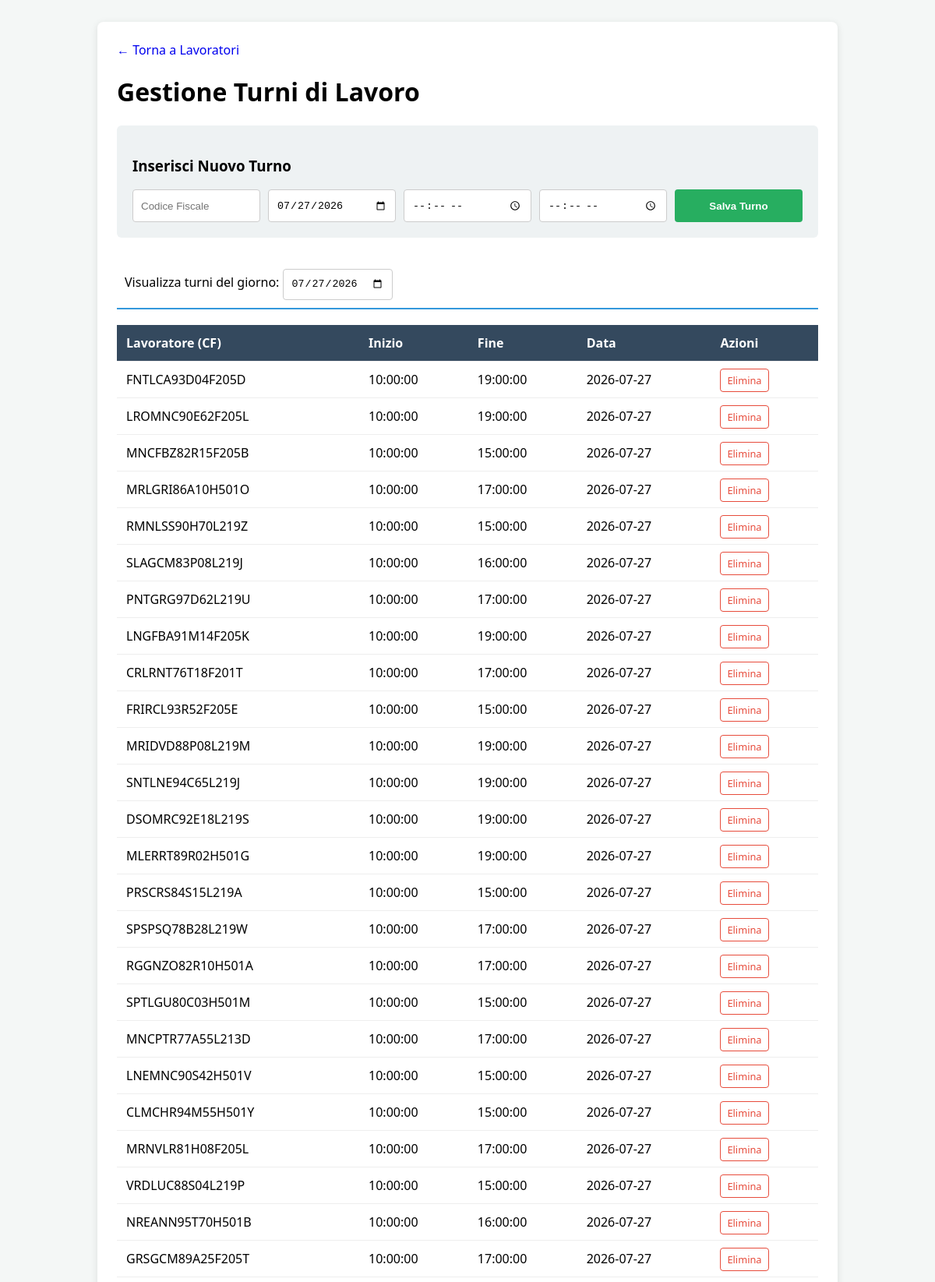
The app's page /turni_di_lavoro_admin.php?data_sel=2026-07-27 (upper part) with its own data.
### tables this page shows
create table TURNO_DI_LAVORO (
     CF varchar(20) not null,
     oraInizio varchar(10) not null,
     oraFine varchar(10) not null,
     data date not null,
     constraint ID_TURNO_DI_LAVORO_ID primary key (CF, oraInizio, data));

### src/db/database.php (called while the page is built, shortened)
<?php
class DatabaseHelper {
    private $db;
    public function __construct($servername, $username, $password, $dbname, $port){
        $this->db = new mysqli($servername, $username, $password, $dbname, $port);
    }
    public function getTurniPerData($data) {
        $query = "SELECT * FROM turno_di_lavoro WHERE data = ? ORDER BY oraInizio ASC";
        $stmt = $this->db->prepare($query);
        $stmt->bind_param("s", $data);
        $stmt->execute();
        return $stmt->get_result()->fetch_all(MYSQLI_ASSOC);
    }
}
?>

### src/config/config.php (called while the page is built, shortened)
<?php
require_once("db/database.php");
$dbh = new DatabaseHelper("127.0.0.1", "root", "", "parco_divertimenti_db", 3306);
?>

### src/turni_di_lavoro_admin.php (the view, shortened to what this page needs)
<?php
require 'config/config.php';
$dataSelezionata = $_GET['data_sel'] ?? '2026-07-28';
$turni = $dbh->getTurniPerData($dataSelezionata);
?>
<!DOCTYPE html>
<html lang="it">
<head>
</head>
<body>
<div class="container">
    <a href="sezione_lavoratori_admin.php" style="text-decoration:none;">&larr; Torna a Lavoratori</a>
    <h1>Gestione Turni di Lavoro</h1>
    <div class="form-box">
        <h3>Inserisci Nuovo Turno</h3>
        <form method="POST">
            <div class="grid-form">
                <input type="text" name="cf" placeholder="Codice Fiscale" required>
                <input type="date" name="data" value="<?php echo $dataSelezionata; ?>" required>
                <input type="time" name="oraInizio" required title="Ora Inizio">
                <input type="time" name="oraFine" required title="Ora Fine">
                <button type="submit" class="btn-add">Salva Turno</button>
            </div>
        </form>
    </div>
    <div class="filter-box">
        <form method="GET">
            <label>Visualizza turni del giorno: </label>
            <input type="date" name="data_sel" value="<?php echo $dataSelezionata; ?>" onchange="this.form.submit()">
        </form>
    </div>
    <table>
        <thead>
            <tr>
                <th>Lavoratore (CF)</th>
                <th>Inizio</th>
                <th>Fine</th>
                <th>Data</th>
                <th>Azioni</th>
            </tr>
        </thead>
        <tbody>
            <?php if(empty($turni)): ?>
                <tr><td colspan="5" style="text-align:center;">Nessun turno programmato per questa data.</td></tr>
            <?php else: ?>
                <?php foreach ($turni as $t): ?>
                <tr>
                    <td><?php echo htmlspecialchars($t['CF']); ?></td>
                    <td><?php echo htmlspecialchars($t['oraInizio']); ?></td>
                    <td><?php echo htmlspecialchars($t['oraFine']); ?></td>
                    <td><?php echo htmlspecialchars($t['data']); ?></td>
                    <td>
                        <a href="?elimina_cf=<?php echo $t['CF']; ?>&data_t=<?php echo $t['data']; ?>&inizio_t=<?php echo $t['oraInizio']; ?>"
                           class="btn-del"
                           onclick="return confirm('Eliminare questo turno?')">Elimina</a>
                    </td>
                </tr>
                <?php endforeach; ?>
            <?php endif; ?>
        </tbody>
    </table>
</div>
</body>
</html>

### src/turni_di_lavoro_admin.php (style rules this page uses)
body { font-family: 'Segoe UI', sans-serif; background: #f4f7f6; padding: 20px; }
.container { max-width: 900px; margin: 0 auto; background: white; padding: 25px; border-radius: 8px; box-shadow: 0 2px 10px rgba(0,0,0,0.1); }
.form-box { background: #eef2f3; padding: 20px; border-radius: 6px; margin-bottom: 30px; }
.grid-form { display: grid; grid-template-columns: repeat(auto-fit, minmax(150px, 1fr)); gap: 10px; }
input, button { padding: 10px; border: 1px solid #ccc; border-radius: 4px; }
.btn-add { background: #27ae60; color: white; border: none; cursor: pointer; font-weight: bold; }
.filter-box { margin-bottom: 20px; padding: 10px; border-bottom: 2px solid #3498db; }
table { width: 100%; border-collapse: collapse; margin-top: 10px; }
th, td { padding: 12px; border-bottom: 1px solid #eee; text-align: left; }
th { background: #34495e; color: white; }
.btn-del { color: #e74c3c; text-decoration: none; border: 1px solid #e74c3c; padding: 5px 8px; border-radius: 4px; font-size: 0.8rem; }

### records on screen
turno_di_lavoro: CF "FNTLCA93D04F205D", oraInizio "10:00:00", oraFine "19:00:00", data "2026-07-27"
turno_di_lavoro: CF "LROMNC90E62F205L", oraInizio "10:00:00", oraFine "19:00:00", data "2026-07-27"
turno_di_lavoro: CF "MNCFBZ82R15F205B", oraInizio "10:00:00", oraFine "15:00:00", data "2026-07-27"
turno_di_lavoro: CF "MRLGRI86A10H501O", oraInizio "10:00:00", oraFine "17:00:00", data "2026-07-27"
turno_di_lavoro: CF "RMNLSS90H70L219Z", oraInizio "10:00:00", oraFine "15:00:00", data "2026-07-27"
turno_di_lavoro: CF "SLAGCM83P08L219J", oraInizio "10:00:00", oraFine "16:00:00", data "2026-07-27"
turno_di_lavoro: CF "PNTGRG97D62L219U", oraInizio "10:00:00", oraFine "17:00:00", data "2026-07-27"
turno_di_lavoro: CF "LNGFBA91M14F205K", oraInizio "10:00:00", oraFine "19:00:00", data "2026-07-27"
turno_di_lavoro: CF "CRLRNT76T18F201T", oraInizio "10:00:00", oraFine "17:00:00", data "2026-07-27"
turno_di_lavoro: CF "FRIRCL93R52F205E", oraInizio "10:00:00", oraFine "15:00:00", data "2026-07-27"
turno_di_lavoro: CF "MRIDVD88P08L219M", oraInizio "10:00:00", oraFine "19:00:00", data "2026-07-27"
turno_di_lavoro: CF "SNTLNE94C65L219J", oraInizio "10:00:00", oraFine "19:00:00", data "2026-07-27"
turno_di_lavoro: CF "DSOMRC92E18L219S", oraInizio "10:00:00", oraFine "19:00:00", data "2026-07-27"
turno_di_lavoro: CF "MLERRT89R02H501G", oraInizio "10:00:00", oraFine "19:00:00", data "2026-07-27"
turno_di_lavoro: CF "PRSCRS84S15L219A", oraInizio "10:00:00", oraFine "15:00:00", data "2026-07-27"
turno_di_lavoro: CF "SPSPSQ78B28L219W", oraInizio "10:00:00", oraFine "17:00:00", data "2026-07-27"
turno_di_lavoro: CF "RGGNZO82R10H501A", oraInizio "10:00:00", oraFine "17:00:00", data "2026-07-27"
turno_di_lavoro: CF "SPTLGU80C03H501M", oraInizio "10:00:00", oraFine "15:00:00", data "2026-07-27"
turno_di_lavoro: CF "MNCPTR77A55L213D", oraInizio "10:00:00", oraFine "17:00:00", data "2026-07-27"
turno_di_lavoro: CF "LNEMNC90S42H501V", oraInizio "10:00:00", oraFine "15:00:00", data "2026-07-27"
turno_di_lavoro: CF "CLMCHR94M55H501Y", oraInizio "10:00:00", oraFine "15:00:00", data "2026-07-27"
turno_di_lavoro: CF "MRNVLR81H08F205L", oraInizio "10:00:00", oraFine "17:00:00", data "2026-07-27"
turno_di_lavoro: CF "VRDLUC88S04L219P", oraInizio "10:00:00", oraFine "15:00:00", data "2026-07-27"
turno_di_lavoro: CF "NREANN95T70H501B", oraInizio "10:00:00", oraFine "16:00:00", data "2026-07-27"
turno_di_lavoro: CF "GRSGCM89A25F205T", oraInizio "10:00:00", oraFine "17:00:00", data "2026-07-27"
